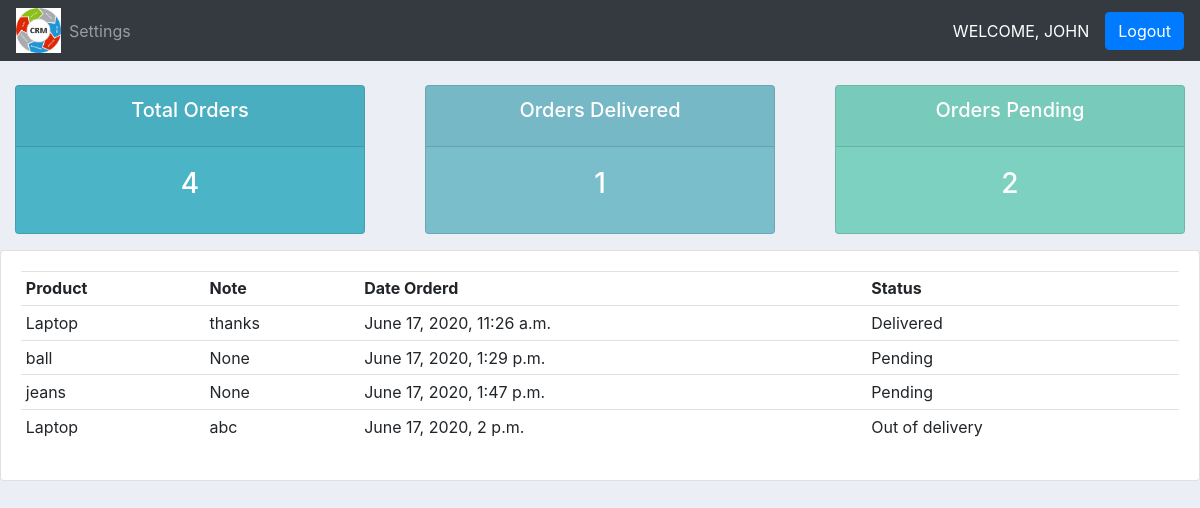
The page /user/ (signed in) on the database its author committed.
### accounts/models.py (models this page shows, shortened)
class Order(models.Model):
    STATUS = (
                ('Pending','Pending'),
                ('Out of delivery','Out of delivery'),
                ('Delivered','Delivered'),
            )
    customer = models.ForeignKey(Customer, null=True, on_delete=models.SET_NULL)
    product =  models.ForeignKey(Product, null=True, on_delete=models.SET_NULL)
    date_created = models.DateTimeField(auto_now_add=True,null=True)
    status = models.CharField(max_length=200, null=True,choices=STATUS)
    note = models.CharField(max_length=200, null=True)
    objects = models.Manager()

class Product(models.Model):
    CATEGORY = (
                ('Indoor','Indoor'),
                ('Outdoor','Outdoor'),
            )
    name = models.CharField(max_length=200, null=True)
    price = models.FloatField(null=True)
    category= models.CharField(max_length=200, null=True,choices=CATEGORY)
    description = models.CharField(max_length=600, null=True, blank=True)
    date_created = models.DateTimeField(auto_now_add=True, null=True)
    tags = models.ManyToManyField(Tag)
    objects = models.Manager()
    def __str__(self):
        return self.name

### accounts/decorators.py (the view)
        def wrapper_func(request, *args, **kwargs):
            group = None
            if request.user.groups.exists():
                group = request.user.groups.all()[0].name
            if group in allowed_roles:
                return view_func(request, *args, **kwargs)
            else:
                return HttpResponse("You are not authorized to view this page.")

### accounts/views.py (called while the page is built)
@login_required(login_url='login')
@allowed_users(allowed_roles=['customer'])
def userPage(request):
    orders = request.user.customer.order_set.all()
    total_orders = orders.count()
    delivered = orders.filter(status='Delivered').count()
    pending = orders.filter(status='Pending').count()
    context = {'orders':orders, 'total_orders':total_orders, 'delivered':delivered, 'pending':pending}
    return render(request,'user.html', context)

### templates/user.html (shortened to what this page needs)
{% extends 'base.html' %}
{% block body %}
{% include 'status.html' %}
<div class="row">
	<div class="col-md">
		<div class="card card-body">
			<table class="table table-sm">
				<tr>
					<th>Product</th>
					<th>Note</th>
					<th>Date Orderd</th>
					<th>Status</th>
				</tr>
				{% for order in orders %}
					<tr>
						<td>{{order.product}}</td>
						<td>{{order.note}}</td>
						<td>{{order.date_created}}</td>
						<td>{{order.status}}</td>
					</tr>
				{% endfor %}
			</table>
		</div>
	</div>
</div>
{% endblock body %}

### templates/base.html (shortened to what this page needs)
{% load static %}
<!doctype html>
<html lang="en">
  <head>
    <link rel="stylesheet" href="https://stackpath.bootstrapcdn.com/bootstrap/4.4.1/css/bootstrap.min.css">
    <link rel="stylesheet" type="text/css" href="{% static '/css/main.css' %}">
  </head>
  <body>
    <nav class="navbar navbar-expand-lg navbar-dark bg-dark">
      <img src={% static 'images/logo.jpg' %} height="45px" width="45px">
      <div class="collapse navbar-collapse" id="navbarNav">
        <ul class="navbar-nav">
          {% if request.user.is_staff %}
          <li class="nav-item active">
            <a class="nav-link" href="{% url 'home' %}">Dashboard</a>
          </li>
          <li class="nav-item">
            <a class="nav-link" href="{% url 'products' %}">Products</a>
          </li>
          {% else %}
          <li class="nav-item">
            <a class="nav-link" href="{% url 'account' %}">Settings</a>
          </li>
          {% endif %}
        </ul>
      </div>
      <span style="text-transform:uppercase;color:white">Welcome,&nbsp{{request.user}}</span>
      <span class="ml-3 btn btn-primary"><a href="{% url 'logout' %}" style="color:white">Logout</a></span>
    </nav>
    {% block body %}
    {% endblock body %}
  </body>
</html>

### static/css/main.css (style rules this page uses)
body { background-color: #ebeff5; }

### rows shown on the page
Order: product "Laptop", note "thanks", date_created "June 17, 2020, 11:26 a.m.", status "Delivered"
Order: product "ball", note "None", date_created "June 17, 2020, 1:29 p.m.", status "Pending"
Order: product "jeans", note "None", date_created "June 17, 2020, 1:47 p.m.", status "Pending"
Order: product "Laptop", note "abc", date_created "June 17, 2020, 2 p.m.", status "Out of delivery"

### other values the page prints
{{ request.user }} "JOHN"
{{ total_orders }} "4"
{{ delivered }} "1"
{{ pending }} "2"
